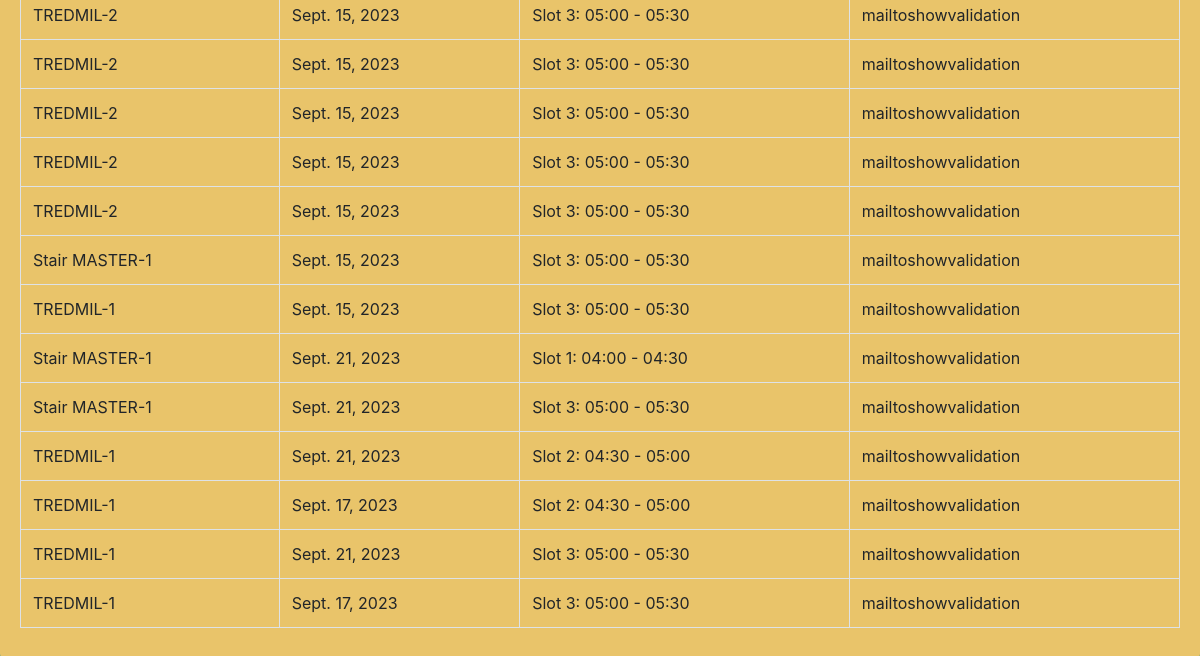
/members/trainer-reservations/ (signed in, lower part), run on an earlier commit of the app's database.
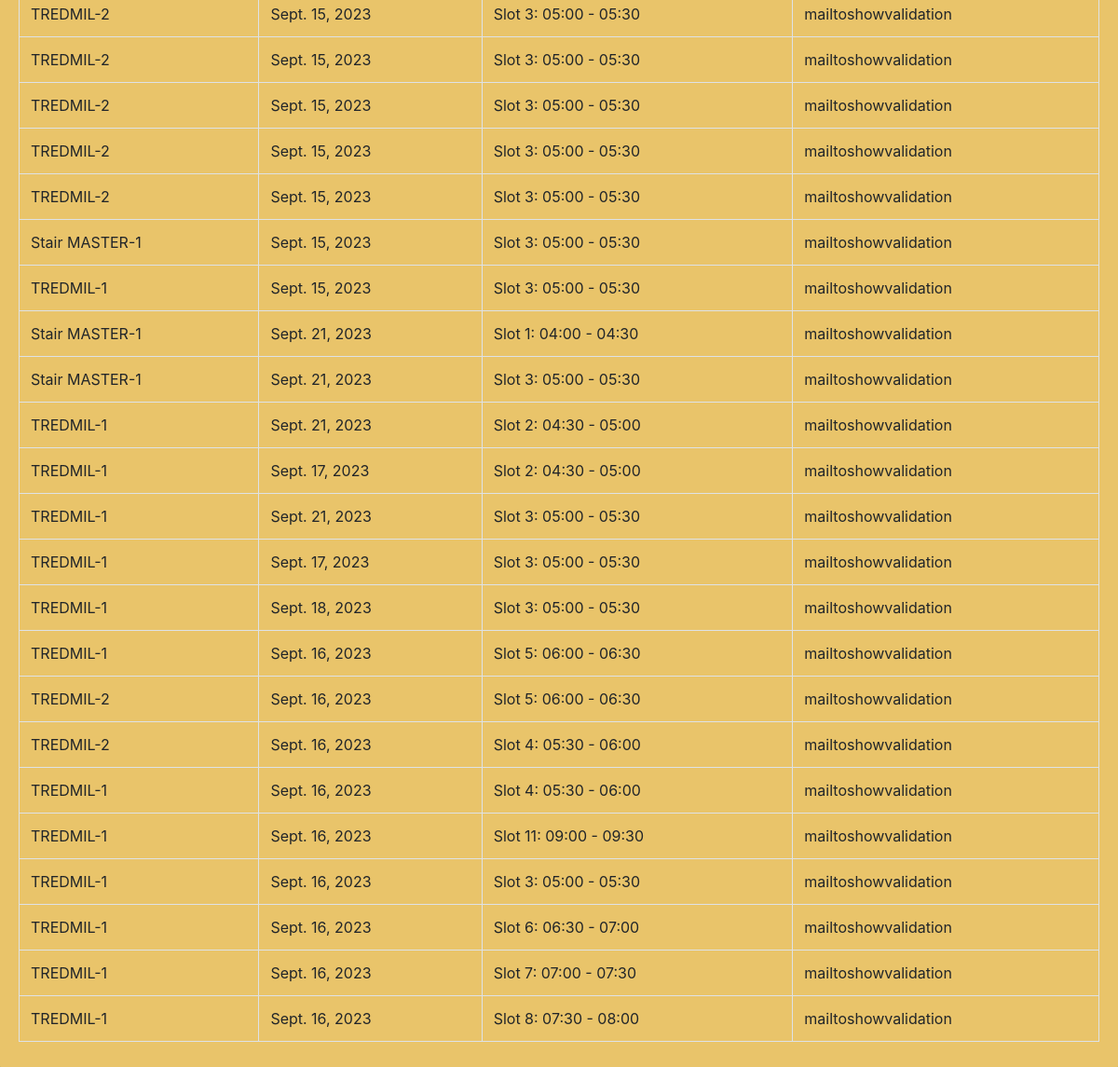
And on a later commit of the database.
### Members/models.py (models this page shows, shortened)
class EquipmentReservation(models.Model):
    trainer = models.ForeignKey(FitnessTrainer, on_delete=models.CASCADE,default=1)
    fitness_user = models.ForeignKey(FitnessUser, on_delete=models.CASCADE,default=1)
    equipment = models.ForeignKey(Equipment, on_delete=models.CASCADE)
    timeslot = models.ForeignKey(TimeSlot, on_delete=models.CASCADE,default=1)
    date = models.DateField(default=timezone.now)

class Equipment(models.Model):
    name = models.CharField(max_length=255)
    description = models.TextField()

class TimeSlot(models.Model):
    slot_number = models.PositiveIntegerField(unique=True,default=1)
    start_time = models.TimeField()
    end_time = models.TimeField()
    def __str__(self):
        return f"Slot {self.slot_number}: {self.start_time.strftime('%H:%M')} - {self.end_time.strftime('%H:%M')}"

class FitnessUser(models.Model):
    user = models.OneToOneField(CustomUser, on_delete=models.CASCADE)
    fitness_goal = models.CharField(max_length=255)
    height = models.FloatField()
    weight = models.FloatField()

### users/models.py (models this page shows, shortened)
class CustomUser(AbstractBaseUser, PermissionsMixin):
    username = models.CharField(max_length=100, unique=True)
    email = models.EmailField(unique=True)
    first_name = models.CharField(max_length=100)
    last_name = models.CharField(max_length=100)
    role = models.CharField(max_length=20)  # Define roles (e.g., "FitnessUser", "FitnessTrainer", "SportsTrainer")
    description = models.TextField(blank=True, null=True)
    profile_picture = models.ImageField(upload_to='profile_pics/', blank=True, null=True)
    address = models.TextField(blank=True, null=True)
    contact_number = models.CharField(max_length=15, blank=True, null=True)
    second_contact_number = models.CharField(max_length=15, blank=True, null=True)# Add the description field
    is_active = models.BooleanField(default=True)
    is_staff = models.BooleanField(default=False)
    objects = CustomUserManager()
    USERNAME_FIELD = 'email'
    REQUIRED_FIELDS = ['username']

### Members/views.py (the view)
# urls.py: path('trainer-reservations/', views.trainer_reservations, name='trainer_reservations'),
def trainer_reservations(request):
    trainer = request.user.fitnesstrainer
    reservations = EquipmentReservation.objects.filter(trainer=trainer)
    context = {
        'reservations': reservations,
    }
    return render(request, 'trainer_reservations.html', context)

### Members/templates/trainer_reservations.html (shortened to what this page needs)
{% extends 'Navbar.html' %}
{% block content %}
    <table class="table table-bordered">
        <tbody>
            {% for reservation in reservations %}
                <tr>
                    <td>{{ reservation.equipment.name }}</td>
                    <td>{{ reservation.date }}</td>
                    <td>{{ reservation.timeslot }}</td>
                    <td>{{ reservation.fitness_user.user.username }}</td>
                </tr>
            {% empty %}
                <tr>
                    <td colspan="4">No reservations found.</td>
                </tr>
            {% endfor %}
        </tbody>
    </table>
{% endblock %}

What changed in the data, as far as the page shows it:
added EquipmentReservation: equipment.name "TREDMIL-1", date "Sept. 18, 2023", timeslot "Slot 3: 05:00 - 05:30", fitness_user.user.username "mailtoshowvalidation"
added EquipmentReservation: equipment.name "TREDMIL-1", date "Sept. 16, 2023", timeslot "Slot 5: 06:00 - 06:30", fitness_user.user.username "mailtoshowvalidation"
added EquipmentReservation: equipment.name "TREDMIL-2", date "Sept. 16, 2023", timeslot "Slot 5: 06:00 - 06:30", fitness_user.user.username "mailtoshowvalidation"
added EquipmentReservation: equipment.name "TREDMIL-2", date "Sept. 16, 2023", timeslot "Slot 4: 05:30 - 06:00", fitness_user.user.username "mailtoshowvalidation"
added EquipmentReservation: equipment.name "TREDMIL-1", date "Sept. 16, 2023", timeslot "Slot 4: 05:30 - 06:00", fitness_user.user.username "mailtoshowvalidation"
added EquipmentReservation: equipment.name "TREDMIL-1", date "Sept. 16, 2023", timeslot "Slot 11: 09:00 - 09:30", fitness_user.user.username "mailtoshowvalidation"
added EquipmentReservation: equipment.name "TREDMIL-1", date "Sept. 16, 2023", timeslot "Slot 3: 05:00 - 05:30", fitness_user.user.username "mailtoshowvalidation"
added EquipmentReservation: equipment.name "TREDMIL-1", date "Sept. 16, 2023", timeslot "Slot 6: 06:30 - 07:00", fitness_user.user.username "mailtoshowvalidation"
added EquipmentReservation: equipment.name "TREDMIL-1", date "Sept. 16, 2023", timeslot "Slot 7: 07:00 - 07:30", fitness_user.user.username "mailtoshowvalidation"
added EquipmentReservation: equipment.name "TREDMIL-1", date "Sept. 16, 2023", timeslot "Slot 8: 07:30 - 08:00", fitness_user.user.username "mailtoshowvalidation"
